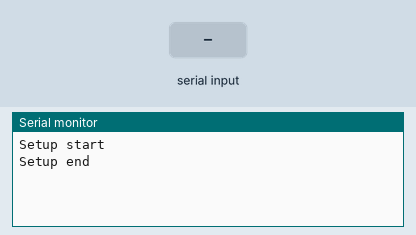
Recording of a sketch running on a simulated Arduino Uno, built with avr-gcc and run on an emulated ATmega328P. On the bench: the last lines printed to the serial monitor. The inputs (shaded band) are chosen by the test bench. No radio packets arrive unless stated.

Above: at 1.2 s.
1.3 s: "1" received over Serial
At 2.2 s:
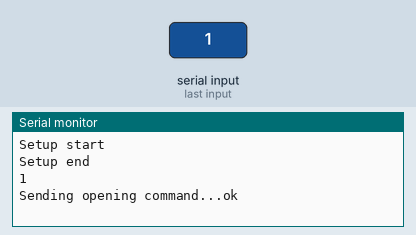
2.8 s: "0" received over Serial
At 3.3 s:
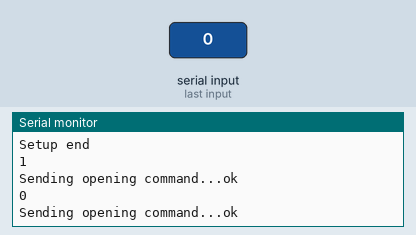
4.3 s: "2" received over Serial
At 5.6 s:
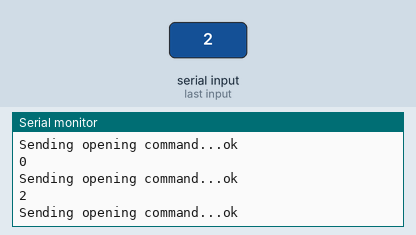

The sketch:

tx_door.ino
```cpp
#include <SPI.h>
#include "nRF24L01.h"
#include "RF24.h"
#include "printf.h"

RF24 radio(9,10);
const uint64_t pipe = 0xE8E8F0F0E1LL;
char cmd[8] = {0xAA};


void setup(void)
{
  Serial.begin(9600);
  printf_begin();
  Serial.println( "Setup start" );
  //
  // Setup radio pipe
  //
  radio.begin();

  radio.setPALevel(RF24_PA_LOW); // one of RF24_PA_MIN, RF24_PA_LOW, RF24_PA_HIGH and RF24_PA_MAX
  radio.setDataRate(RF24_250KBPS); // RF24_250KBPS for 250kbs, RF24_1MBPS for 1Mbps, or RF24_2MBPS for 2Mbps
  radio.setChannel(42); // Which RF channel to communicate on, 0-125
  radio.setAutoAck(1);                     // Ensure autoACK is enabled
  radio.setRetries(3, 30);                 // Optionally, increase the delay between retries & # of retries
  radio.powerUp();

  radio.openWritingPipe(pipe);

  radio.printDetails();
  Serial.println( "Setup end" );
}

void loop() {

  if ( Serial.available() > 0 ) {
    cmd[0] = Serial.read();
//    if ( cmd[0] == 'o' ) {
      //while  ( !radio.write( &cmd, 8 ) );
    Serial.println( cmd[0] );
    Serial.write( "Sending opening command..." );
    bool ok = radio.write( cmd, 1 );
    if (ok)
      Serial.println("ok");
    else
      Serial.println("failed");
    Serial.flush();
    delay(100);
      //   pinMode(lock_pin, OUTPUT);
      //   digitalWrite(lock_pin, LOW);
      //   delay(1000);
      //   pinMode(lock_pin, INPUT);
//    }
  }
}
```

Measured:
- after the input at 1.3 s, the serial monitor: prints a new line at once (image 1)
- after the input at 2.8 s, the serial monitor: prints a new line at once (image 2)
- after the input at 4.3 s, the serial monitor: prints a new line at once (image 3)
